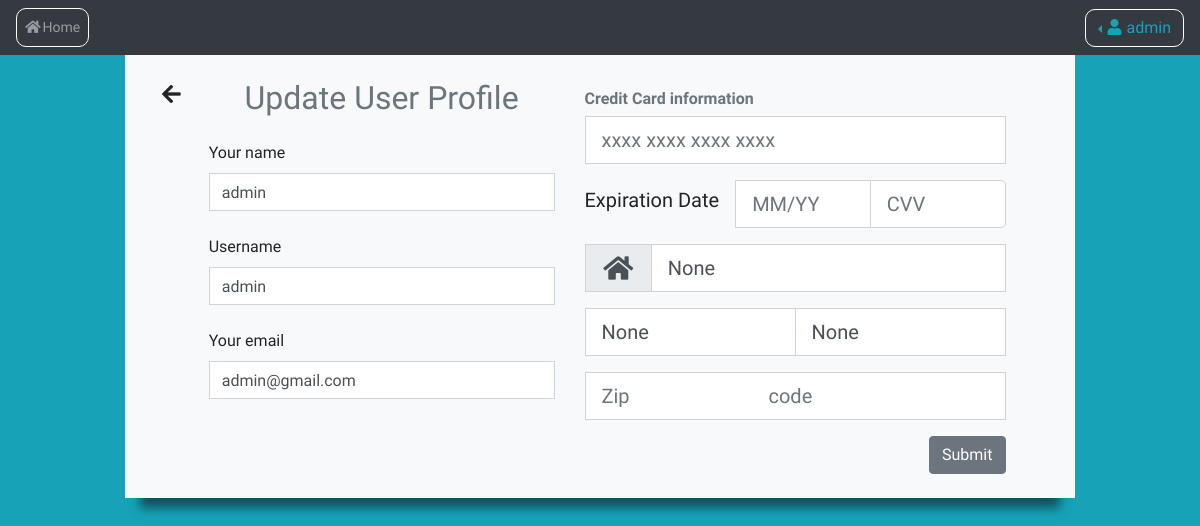
Page /update_user/1 (signed in) on the committed database.
### app.py (models this page shows, shortened)
class Users(db.Model, UserMixin):
    id = db.Column(db.Integer, primary_key=True)
    name = db.Column(db.String(200), nullable=False)
    username = db.Column(db.String(20), nullable=False, unique=True)
    email = db.Column(db.String(100), nullable=False, unique=True)
    address = db.Column(db.String(300), nullable=True)
    city = db.Column(db.String(100), nullable=True)
    state = db.Column(db.String(100), nullable=True)
    zipcode = db.Column(db.Integer, nullable=True)
    date_added = db.Column(db.DateTime(timezone=True), default=func.now())
    password = db.Column(db.String(128))
    fundraiser = db.relationship('Fundraiser', backref='funder')

### app.py (the view)
@app.route('/update_user/<int:id>', methods=['GET', 'POST'])
@login_required
def update_user(id):
    form = UserForm()
    user_to_update = Users.query.get_or_404(id)
    if request.method == "POST":
        user_to_update.name = request.form['name']
        user_to_update.username = request.form['username']
        user_to_update.email = request.form['email']
        user_to_update.address = request.form['address']
        user_to_update.city = request.form['city']
        user_to_update.state = request.form['state']
        user_to_update.zipcode = request.form['zipcode']
        try:
            db.session.commit()
            flash("Your Information Updated Successfully!", 'success')
            return render_template("user_page.html", form=form, user_to_update = user_to_update, id=id)
        except:
            flash("Error!  Looks like there was a problem...try again!", 'warning')
            return render_template("update_user.html", form=form, user_to_update = user_to_update, id=id)
    else:
        return render_template("update_user.html", form=form, user_to_update = user_to_update, id=id)

### webforms.py
class UserForm(FlaskForm):
    name = StringField("Your name", validators=[DataRequired(), Length(min=2, max=20)])
    username = StringField("Username", validators=[DataRequired(), Length(min=3, max=20)])
    email = StringField("Your email", validators=[DataRequired()])
    address = StringField("address", validators=[DataRequired()])
    city = StringField("City", validators=[DataRequired()])
    state = StringField("State", validators=[DataRequired()])
    zipcode = IntegerField("Zip code", validators=[DataRequired()])
    donate_amount = IntegerField("Amount", validators=[DataRequired()])
    password = PasswordField('Password', validators=[DataRequired(), Length(min=8)])
    confirm_password= PasswordField('Confirm Password', validators=[DataRequired()])
    submit = SubmitField("Submit")

### app.py (called while the page is built)
@login_manager.user_loader
def load_user(user_id):
	return Users.query.get(int(user_id))

### templates/update_user.html (shortened to what this page needs)
{% extends "base.html" %}
{% block content %}
{% if id == current_user.id %}
<div class="container justify-content-center">
    <div class="row justify-content-center">
        <div class="col-lg-10">
            <div class="makeShadow">
                <div class="row p-4 bg-light">
                    <a href="{{ url_for('user_page', id=current_user.id)}}">
                        <i class="btn fas fa-arrow-left fa-lg"></i></a>
                    <br>
                    <div class="col-lg-5">
                        <form action="/update_user/{{ user_to_update.id }}" method="POST">
                            <h2 class="text-center text-secondary mb-4">Update User Profile</h2>
                            {{ form.name.label(class="form-label") }}
                            {{ form.name(class="form-control rounded-0", value=user_to_update.name) }}
                            <br />
                            {{ form.username.label(class="form-label") }}
                            {{ form.username(class="form-control rounded-0", value=user_to_update.username) }}
                            <br />
                            {{ form.email.label(class="form-label") }}
                            {{ form.email(class="form-control rounded-0", value=user_to_update.email) }}
                    </div>
                    <div class="col-sm-6 mt-2">
                        <label class="h6 font-weight-bold text-secondary">Credit Card information</label>
                        <div class="input-group input-group-lg form-group">
                            <input for="card-number" type="tel" id="credit-number" name="credit"
                                class="form-control card-number rounded-0" placeholder="xxxx xxxx xxxx xxxx"
                                pattern="[0-9]*" inputmode="numeric" maxlength="16" />
                        </div>
                        <div class="input-group input-group-lg form-group">
                            <label class="h5 font-weight-normal mr-3 mt-2" for="card-number">Expiration
                                Date</label>
                            <input placeholder="MM/YY" pattern="[0-9]*" type="text" class="form-control" />
                            <input for="card-number" placeholder="CVV" pattern="[0-9]*" type="text"
                                class="form-control" />
                        </div>
                        <div class="input-group input-group-lg form-group">
                            <div class="input-group-prepend">
                                <span class="input-group-text rounded-0"><i class="fas fa-home fa-lg fa-fw"></i></span>
                            </div>
                            {{ form.address(class="form-control rounded-0", value=user_to_update.address,
                            placeholder="Billing Address") }}
                        </div>
                        <div class="input-group input-group-lg form-group">
                            {{ form.city(class="form-control rounded-0", value=user_to_update.city,
                            placeholder="City") }}
                            {{ form.state(class="form-control rounded-0", value=user_to_update.state,
                            placeholder="State")}}
                        </div>
                        <div class="input-group input-group-lg form-group">
                            {{ form.zipcode(class="form-control rounded-0", value=user_to_update.zipcode,
                            placeholder="Zip
                            code")}}
                        </div>
                        <div class="text-right">
                            {{ form.submit(class="btn btn-secondary") }}
                        </div>
                    </div>
                </div>
            </div>
        </div>
    </div>
</div>
{% endif %}
{% endblock %}

### templates/base.html (shortened to what this page needs)
<!DOCTYPE html>
<html lang="en">
<head>
  <link rel="stylesheet" href="https://cdnjs.cloudflare.com/ajax/libs/twitter-bootstrap/4.5.2/css/bootstrap.min.css" />
  <link rel="stylesheet" href="https://cdnjs.cloudflare.com/ajax/libs/font-awesome/5.14.0/css/all.min.css" />
  <link rel="stylesheet" type="text/css" href="{{ url_for('static', filename= 'style.css')}}">
</head>
<body class="bg-info">
  <nav class="navbar sticky-top navbar-expand-lg navbar-dark bg-dark">
    <div class="navbar-nav mr-auto">
      <button class="btn btn-outline-success btn-sm p-0 myLinkBtn mr-2"><a class="nav-item nav-link"
          href="{{url_for('home')}}"><i class="fa fa-fw fa-home pr-1"></i>Home</a></button>
    </div>
    <div class="nav">
      {% if current_user.is_authenticated %}
      <div class="dropleft">
        <button type="button" class="btn btn-outline-info dropdown-toggle myLinkBtn" id="dropdownMenuButton"
          data-toggle="dropdown" aria-haspopup="true" aria-expanded="false"><i
            class="fa fa-fw fa-user pr-1"></i>{{current_user.name}}
        </button>
      </div>
    </div>
    {% endif %}
  </nav>
  {% block content %}
  {% endblock %}
</body>
</html>

### static/style.css (style rules this page uses)
* { margin: 0; padding: 0; box-sizing: border-box; font-family: "Maven Pro", sans-serif; }
.makeShadow { box-shadow: 0 10px 10px rgba(0, 0, 0, 0.5); }
.myLinkBtn { border-radius: 10px; width: 100%; border: 1px solid #fff; }

### rows in the picture
Users: name "admin", username "admin", email "admin@gmail.com", address "None", city "None", state "None"
